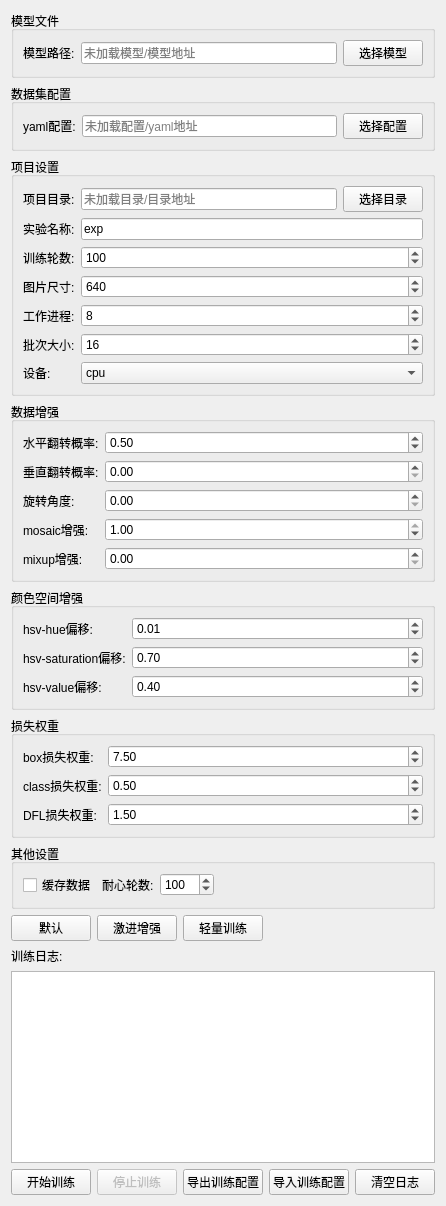
      <widget class="QWidget" name="train_tab">
       <attribute name="title">
        <string>train</string>
       </attribute>
       <layout class="QVBoxLayout" name="verticalLayout_train">
        <item>
         <widget class="QGroupBox" name="groupBox_model_file">
          <property name="title">
           <string>模型文件</string>
          </property>
          <layout class="QHBoxLayout" name="horizontalLayout_model_file">
           <item>
            <widget class="QLabel" name="label_train_model_path">
             <property name="text">
              <string>模型路径:</string>
             </property>
            </widget>
           </item>
           <item>
            <widget class="QLineEdit" name="edit_model_path_train">
             <property name="placeholderText">
              <string>未加载模型/模型地址</string>
             </property>
            </widget>
           </item>
           <item>
            <widget class="QPushButton" name="btn_train_model_select">
             <property name="text">
              <string>选择模型</string>
             </property>
            </widget>
           </item>
          </layout>
         </widget>
        </item>
        <item>
         <widget class="QGroupBox" name="groupBox_data_config">
          <property name="title">
           <string>数据集配置</string>
          </property>
          <layout class="QHBoxLayout" name="horizontalLayout_data_config">
           <item>
            <widget class="QLabel" name="label_yaml_path">
             <property name="text">
              <string>yaml配置:</string>
             </property>
            </widget>
           </item>
           <item>
            <widget class="QLineEdit" name="edit_yaml_path">
             <property name="placeholderText">
              <string>未加载配置/yaml地址</string>
             </property>
            </widget>
           </item>
           <item>
            <widget class="QPushButton" name="btn_yaml_select">
             <property name="text">
              <string>选择配置</string>
             </property>
            </widget>
           </item>
          </layout>
         </widget>
        </item>
        <item>
         <widget class="QGroupBox" name="groupBox_project">
          <property name="title">
           <string>项目设置</string>
          </property>
          <layout class="QFormLayout" name="formLayout_project">
           <item row="0" column="0">
            <widget class="QLabel" name="label_project_dir">
             <property name="text">
              <string>项目目录:</string>
             </property>
            </widget>
           </item>
           <item row="0" column="1">
            <layout class="QHBoxLayout" name="horizontalLayout_project_dir">
             <item>
              <widget class="QLineEdit" name="edit_project_dir">
               <property name="placeholderText">
                <string>未加载目录/目录地址</string>
               </property>
              </widget>
             </item>
             <item>
              <widget class="QPushButton" name="btn_project_dir_select">
               <property name="text">
                <string>选择目录</string>
               </property>
              </widget>
             </item>
            </layout>
           </item>
           <item row="1" column="0">
            <widget class="QLabel" name="label_exp_name">
             <property name="text">
              <string>实验名称:</string>
             </property>
            </widget>
           </item>
           <item row="1" column="1">
            <widget class="QLineEdit" name="edit_experiment_name">
             <property name="text">
              <string>exp</string>
             </property>
            </widget>
           </item>
           <item row="2" column="0">
            <widget class="QLabel" name="label_epochs">
             <property name="text">
              <string>训练轮数:</string>
             </property>
            </widget>
           </item>
           <item row="2" column="1">
            <widget class="QSpinBox" name="spin_epochs">
             <property name="minimum">
              <number>1</number>
             </property>
             <property name="maximum">
              <number>10000</number>
             </property>
             <property name="value">
              <number>100</number>
             </property>
            </widget>
           </item>
           <item row="3" column="0">
            <widget class="QLabel" name="label_train_imgsz">
             <property name="text">
              <string>图片尺寸:</string>
             </property>
            </widget>
           </item>
           <item row="3" column="1">
            <widget class="QSpinBox" name="spin_imgsz_train">
             <property name="minimum">
              <number>32</number>
             </property>
             <property name="maximum">
              <number>4096</number>
             </property>
             <property name="value">
              <number>640</number>
             </property>
            </widget>
           </item>
           <item row="4" column="0">
            <widget class="QLabel" name="label_workers">
             <property name="text">
              <string>工作进程:</string>
             </property>
            </widget>
           </item>
           <item row="4" column="1">
            <widget class="QSpinBox" name="spin_workers">
             <property name="minimum">
              <number>0</number>
             </property>
             <property name="maximum">
              <number>64</number>
             </property>
             <property name="value">
              <number>8</number>
             </property>
            </widget>
           </item>
           <item row="5" column="0">
            <widget class="QLabel" name="label_batch">
             <property name="text">
              <string>批次大小:</string>
             </property>
            </widget>
           </item>
           <item row="5" column="1">
            <widget class="QSpinBox" name="spin_batch">
             <property name="minimum">
              <number>1</number>
             </property>
             <property name="maximum">
              <number>512</number>
             </property>
             <property name="value">
              <number>16</number>
             </property>
            </widget>
           </item>
           <item row="6" column="0">
            <widget class="QLabel" name="label_train_device">
             <property name="text">
              <string>设备:</string>
             </property>
            </widget>
           </item>
           <item row="6" column="1">
            <widget class="QComboBox" name="combo_device_train">
             <item>
              <property name="text">
               <string>cpu</string>
              </property>
             </item>
            </widget>
           </item>
          </layout>
         </widget>
        </item>
        <item>
         <widget class="QGroupBox" name="groupBox_aug">
          <property name="title">
           <string>数据增强</string>
          </property>
          <layout class="QFormLayout" name="formLayout_aug">
           <item row="0" column="0">
            <widget class="QLabel" name="label_hflip">
             <property name="text">
              <string>水平翻转概率:</string>
             </property>
            </widget>
           </item>
           <item row="0" column="1">
            <widget class="QDoubleSpinBox" name="spin_hflip">
             <property name="minimum">
              <double>0.000000000000000</double>
             </property>
             <property name="maximum">
              <double>1.000000000000000</double>
             </property>
             <property name="singleStep">
              <double>0.050000000000000</double>
             </property>
             <property name="value">
              <double>0.500000000000000</double>
             </property>
            </widget>
           </item>
           <item row="1" column="0">
            <widget class="QLabel" name="label_vflip">
             <property name="text">
              <string>垂直翻转概率:</string>
             </property>
            </widget>
           </item>
           <item row="1" column="1">
            <widget class="QDoubleSpinBox" name="spin_vflip">
             <property name="minimum">
              <double>0.000000000000000</double>
             </property>
             <property name="maximum">
              <double>1.000000000000000</double>
             </property>
             <property name="singleStep">
              <double>0.050000000000000</double>
             </property>
             <property name="value">
              <double>0.000000000000000</double>
             </property>
            </widget>
           </item>
           <item row="2" column="0">
            <widget class="QLabel" name="label_degrees">
             <property name="text">
              <string>旋转角度:</string>
             </property>
            </widget>
           </item>
           <item row="2" column="1">
            <widget class="QDoubleSpinBox" name="spin_degrees">
             <property name="minimum">
              <double>0.000000000000000</double>
             </property>
             <property name="maximum">
              <double>180.000000000000000</double>
             </property>
             <property name="singleStep">
              <double>1.000000000000000</double>
             </property>
             <property name="value">
              <double>0.000000000000000</double>
             </property>
            </widget>
           </item>
           <item row="3" column="0">
            <widget class="QLabel" name="label_mosaic">
             <property name="text">
              <string>mosaic增强:</string>
             </property>
            </widget>
           </item>
           <item row="3" column="1">
            <widget class="QDoubleSpinBox" name="spin_mosaic">
             <property name="minimum">
              <double>0.000000000000000</double>
             </property>
             <property name="maximum">
              <double>1.000000000000000</double>
             </property>
             <property name="singleStep">
              <double>0.100000000000000</double>
             </property>
             <property name="value">
              <double>1.000000000000000</double>
             </property>
            </widget>
           </item>
           <item row="4" column="0">
            <widget class="QLabel" name="label_mixup">
             <property name="text">
              <string>mixup增强:</string>
             </property>
            </widget>
           </item>
           <item row="4" column="1">
            <widget class="QDoubleSpinBox" name="spin_mixup">
             <property name="minimum">
              <double>0.000000000000000</double>
             </property>
             <property name="maximum">
              <double>1.000000000000000</double>
             </property>
             <property name="singleStep">
              <double>0.050000000000000</double>
             </property>
             <property name="value">
              <double>0.000000000000000</double>
             </property>
            </widget>
           </item>
          </layout>
         </widget>
        </item>
        <item>
         <widget class="QGroupBox" name="groupBox_color">
          <property name="title">
           <string>颜色空间增强</string>
          </property>
          <layout class="QFormLayout" name="formLayout_color">
           <item row="0" column="0">
            <widget class="QLabel" name="label_hsv_h">
             <property name="text">
              <string>hsv-hue偏移:</string>
             </property>
            </widget>
           </item>
           <item row="0" column="1">
            <widget class="QDoubleSpinBox" name="spin_hsv_h">
             <property name="minimum">
              <double>0.000000000000000</double>
             </property>
             <property name="maximum">
              <double>1.000000000000000</double>
             </property>
             <property name="singleStep">
              <double>0.005000000000000</double>
             </property>
             <property name="value">
              <double>0.010000000000000</double>
             </property>
            </widget>
           </item>
           <item row="1" column="0">
            <widget class="QLabel" name="label_hsv_s">
             <property name="text">
              <string>hsv-saturation偏移:</string>
             </property>
            </widget>
           </item>
           <item row="1" column="1">
            <widget class="QDoubleSpinBox" name="spin_hsv_s">
             <property name="minimum">
              <double>0.000000000000000</double>
             </property>
             <property name="maximum">
              <double>1.000000000000000</double>
             </property>
             <property name="singleStep">
              <double>0.050000000000000</double>
             </property>
             <property name="value">
              <double>0.700000000000000</double>
             </property>
            </widget>
           </item>
           <item row="2" column="0">
            <widget class="QLabel" name="label_hsv_v">
             <property name="text">
              <string>hsv-value偏移:</string>
             </property>
            </widget>
           </item>
           <item row="2" column="1">
            <widget class="QDoubleSpinBox" name="spin_hsv_v">
             <property name="minimum">
              <double>0.000000000000000</double>
             </property>
             <property name="maximum">
              <double>1.000000000000000</double>
             </property>
             <property name="singleStep">
              <double>0.050000000000000</double>
             </property>
             <property name="value">
              <double>0.400000000000000</double>
             </property>
            </widget>
           </item>
          </layout>
         </widget>
        </item>
        <item>
         <widget class="QGroupBox" name="groupBox_loss">
          <property name="title">
           <string>损失权重</string>
          </property>
          <layout class="QFormLayout" name="formLayout_loss">
           <item row="0" column="0">
            <widget class="QLabel" name="label_box_loss">
             <property name="text">
              <string>box损失权重:</string>
             </property>
            </widget>
           </item>
           <item row="0" column="1">
            <widget class="QDoubleSpinBox" name="spin_box_loss">
             <property name="minimum">
              <double>0.000000000000000</double>
             </property>
             <property name="maximum">
              <double>100.000000000000000</double>
             </property>
             <property name="value">
              <double>7.500000000000000</double>
             </property>
            </widget>
           </item>
           <item row="1" column="0">
            <widget class="QLabel" name="label_cls_loss">
             <property name="text">
              <string>class损失权重:</string>
             </property>
            </widget>
           </item>
           <item row="1" column="1">
            <widget class="QDoubleSpinBox" name="spin_cls_loss">
             <property name="minimum">
              <double>0.000000000000000</double>
             </property>
             <property name="maximum">
              <double>100.000000000000000</double>
             </property>
             <property name="value">
              <double>0.500000000000000</double>
             </property>
            </widget>
           </item>
           <item row="2" column="0">
            <widget class="QLabel" name="label_dfl_loss">
             <property name="text">
              <string>DFL损失权重:</string>
             </property>
            </widget>
           </item>
           <item row="2" column="1">
            <widget class="QDoubleSpinBox" name="spin_dfl_loss">
             <property name="minimum">
              <double>0.000000000000000</double>
             </property>
             <property name="maximum">
              <double>100.000000000000000</double>
             </property>
             <property name="value">
              <double>1.500000000000000</double>
             </property>
            </widget>
           </item>
          </layout>
         </widget>
        </item>
        <item>
         <widget class="QGroupBox" name="groupBox_other">
          <property name="title">
           <string>其他设置</string>
          </property>
          <layout class="QHBoxLayout" name="horizontalLayout_other">
           <item>
            <widget class="QCheckBox" name="check_cache">
             <property name="text">
              <string>缓存数据</string>
             </property>
            </widget>
           </item>
           <item>
            <widget class="QLabel" name="label_patience">
             <property name="text">
              <string>耐心轮数:</string>
             </property>
            </widget>
           </item>
           <item>
            <widget class="QSpinBox" name="spin_patience">
             <property name="minimum">
              <number>1</number>
             </property>
             <property name="maximum">
              <number>1000</number>
             </property>
             <property name="value">
              <number>100</number>
             </property>
            </widget>
           </item>
           <item>
            <spacer name="horizontalSpacer_other">
             <property name="orientation">
              <enum>Qt::Horizontal</enum>
             </property>
             <property name="sizeHint" stdset="0">
              <size>
               <width>40</width>
               <height>20</height>
              </size>
             </property>
            </spacer>
           </item>
          </layout>
         </widget>
        </item>
        <item>
         <layout class="QHBoxLayout" name="horizontalLayout_presets">
          <item>
           <widget class="QPushButton" name="btn_preset_default">
            <property name="text">
             <string>默认</string>
            </property>
           </widget>
          </item>
          <item>
           <widget class="QPushButton" name="btn_preset_aggressive">
            <property name="text">
             <string>激进增强</string>
            </property>
           </widget>
          </item>
          <item>
           <widget class="QPushButton" name="btn_preset_light">
            <property name="text">
             <string>轻量训练</string>
            </property>
           </widget>
          </item>
          <item>
           <spacer name="horizontalSpacer_presets">
            <property name="orientation">
             <enum>Qt::Horizontal</enum>
            </property>
            <property name="sizeHint" stdset="0">
             <size>
              <width>40</width>
              <height>20</height>
             </size>
            </property>
           </spacer>
          </item>
         </layout>
        </item>
        <item>
         <widget class="QLabel" name="label_train_log">
          <property name="text">
           <string>训练日志:</string>
          </property>
         </widget>
        </item>
        <item>
         <widget class="QTextEdit" name="text_log_train">
          <property name="readOnly">
           <bool>true</bool>
          </property>
         </widget>
        </item>
        <item>
         <layout class="QHBoxLayout" name="horizontalLayout_train_buttons">
          <item>
           <widget class="QPushButton" name="btn_start_train">
            <property name="text">
             <string>开始训练</string>
            </property>
           </widget>
          </item>
          <item>
           <widget class="QPushButton" name="btn_stop_train">
            <property name="enabled">
             <bool>false</bool>
            </property>
            <property name="text">
             <string>停止训练</string>
            </property>
           </widget>
          </item>
          <item>
           <widget class="QPushButton" name="btn_export_config">
            <property name="text">
             <string>导出训练配置</string>
            </property>
           </widget>
          </item>
          <item>
           <widget class="QPushButton" name="btn_import_config">
            <property name="text">
             <string>导入训练配置</string>
            </property>
           </widget>
          </item>
          <item>
           <widget class="QPushButton" name="btn_clear_log">
            <property name="text">
             <string>清空日志</string>
            </property>
           </widget>
          </item>
         </layout>
        </item>
       </layout>
      </widget>
